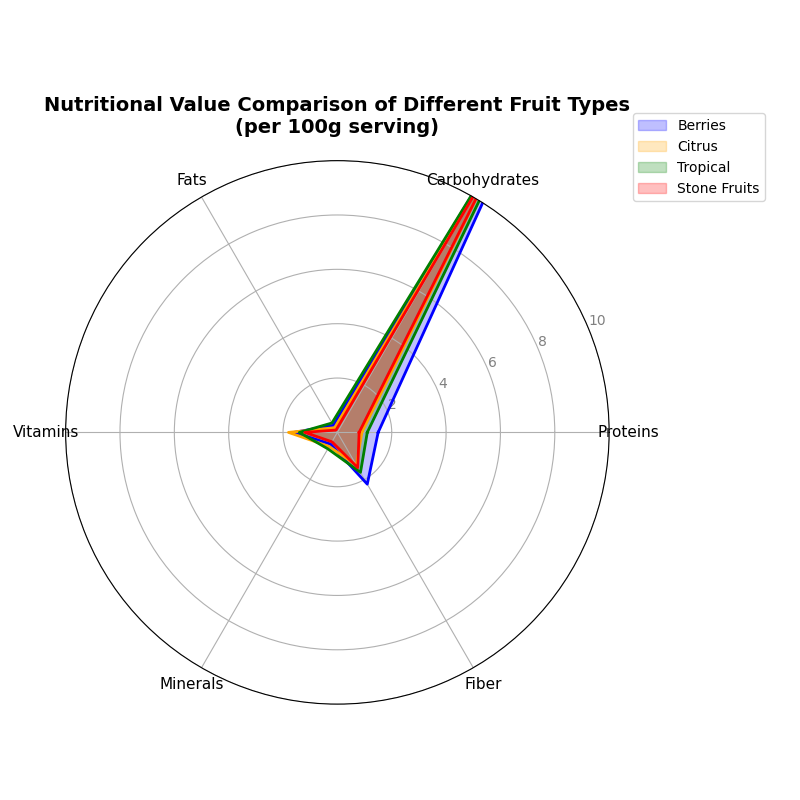

Source code (Python):
import matplotlib.pyplot as plt
import numpy as np
from math import pi

# Define the categories of nutrients
categories = ['Proteins', 'Carbohydrates', 'Fats', 'Vitamins', 'Minerals', 'Fiber']

# Nutritional values for different types of fruits (per 100g)
berries = [1.5, 14.2, 0.3, 1.6, 0.5, 2.2]
citrus = [0.9, 11.8, 0.2, 1.8, 0.6, 1.4]
tropical = [1.1, 13.5, 0.4, 1.4, 0.7, 1.7]
stone_fruits = [0.8, 12.0, 0.1, 1.2, 0.4, 1.5]

# Number of variables
N = len(categories)

# Calculate angles for each category on the radar chart
angles = np.linspace(0, 2 * pi, N, endpoint=False).tolist()
angles += angles[:1]

# Append the starting value to the end for each fruit to close the radar chart
berries += berries[:1]
citrus += citrus[:1]
tropical += tropical[:1]
stone_fruits += stone_fruits[:1]

# Initialize radar chart
fig, ax = plt.subplots(figsize=(8, 8), subplot_kw=dict(polar=True))

# Draw one filled area for each type of fruit
ax.fill(angles, berries, color='blue', alpha=0.25, label='Berries')
ax.plot(angles, berries, color='blue', linewidth=2)

ax.fill(angles, citrus, color='orange', alpha=0.25, label='Citrus')
ax.plot(angles, citrus, color='orange', linewidth=2)

ax.fill(angles, tropical, color='green', alpha=0.25, label='Tropical')
ax.plot(angles, tropical, color='green', linewidth=2)

ax.fill(angles, stone_fruits, color='red', alpha=0.25, label='Stone Fruits')
ax.plot(angles, stone_fruits, color='red', linewidth=2)

# Customize the plot: set labels, ticks, and title
ax.set_yticks([2, 4, 6, 8, 10])
ax.set_yticklabels(["2", "4", "6", "8", "10"], color="grey", size=10)
ax.set_xticks(angles[:-1])
ax.set_xticklabels(categories, fontsize=11)
ax.set_ylim(0, 10)  # Set radial limits

# Add title and legend
ax.set_title('Nutritional Value Comparison of Different Fruit Types\n(per 100g serving)', 
             fontsize=14, fontweight='bold', pad=20)
ax.legend(loc='upper right', bbox_to_anchor=(1.3, 1.1))

# Automatically adjust layout to prevent overlap
plt.tight_layout()

# Display the radar chart
plt.show()
